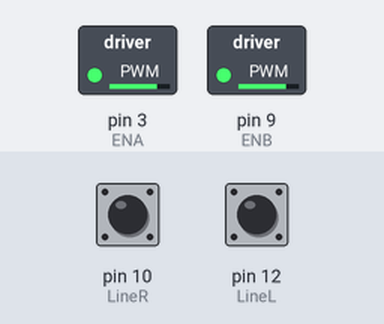
Simulated run of this sketch. Board: Arduino Uno, built with avr-gcc and run on an emulated ATmega328P. On the bench: switched loads named in the sketch (green lamp = pin HIGH). Dashed ring = blinking. The inputs (shaded band) are chosen by the test bench; at power-on: pin 10 (LineR) HIGH, pin 12 (LineL) HIGH. What the sketch prints to the serial monitor is not drawn.

Above: at 0.8 s.
0.9 s: pin 10 (LineR) driven LOW
At 1.6 s:
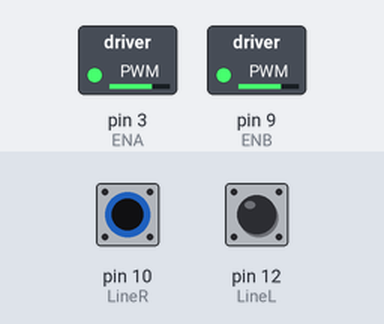
2.4 s: pin 12 (LineL) driven LOW
5.4 s: pin 10 (LineR) driven HIGH
8.3 s: pin 12 (LineL) driven HIGH
At 9.5 s:
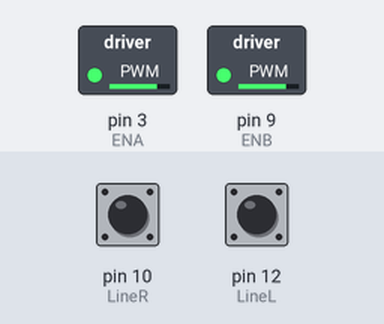
9.8 s: pin 10 (LineR) pulsed LOW 2 times (0.12 s each, 0.3 s apart)
At 9.86 s:
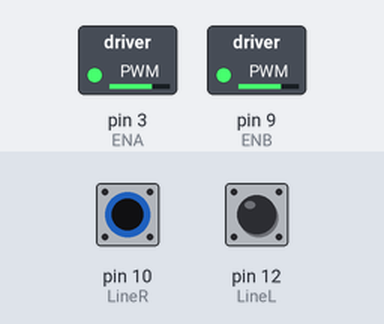
13.4 s: pin 12 (LineL) pulsed LOW 5 times (0.12 s each, 0.3 s apart)
At 15.3 s:
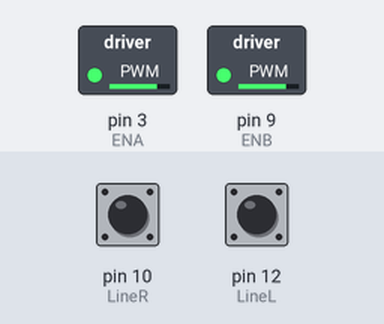
Timing chart, 0 to 16.8 s (numbered marks = the images above; inputs shaded):
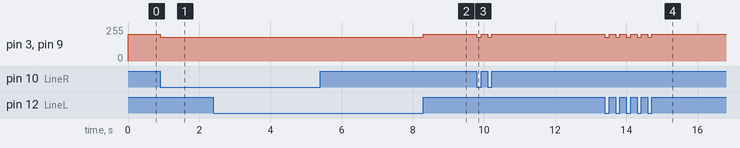

The sketch:

autonomous_racing_robot.ino
```cpp
#include <Arduino.h>
#include <Wire.h>
#include <SoftwareSerial.h>

float LineL = 0;
float LineR = 0;
float ENA = 0;
float ENB = 0;
float IN1 = 0;
float IN2 = 0;
float IN3 = 0;
float IN4 = 0;
float dLeft = 0;
float dRight = 0;

void Speed_N_N(double enb, double ena){
  analogWrite(ENA,ena);
  analogWrite(ENB,enb);

}
void Sp_Forward_N_N(double enb, double ena){
  Speed_N_N(enb, ena);
  Forward();

}
void Stop(){
  digitalWrite(IN1,0);
  digitalWrite(IN2,0);
  digitalWrite(IN3,0);
  digitalWrite(IN4,0);

}
void Sp_Right_N_N(double enb, double ena){
  Speed_N_N(enb, ena);
  Right();

}
void Sp_Left_N_N(double enb, double ena){
  Speed_N_N(enb, ena);
  Left();

}
void Right(){
  digitalWrite(IN1,1);
  digitalWrite(IN2,0);
  digitalWrite(IN3,0);
  digitalWrite(IN4,1);

}
void Full_Stop(){
  Stop();
  _delay(1);

}
void Left(){
  digitalWrite(IN1,0);
  digitalWrite(IN2,1);
  digitalWrite(IN3,1);
  digitalWrite(IN4,0);

}
void Forward(){
  digitalWrite(IN1,0);
  digitalWrite(IN2,1);
  digitalWrite(IN3,0);
  digitalWrite(IN4,1);

}

void _delay(float seconds) {
  long endTime = millis() + seconds * 1000;
  while(millis() < endTime) _loop();
}

void setup() {
  pinMode(LineL,INPUT);
  pinMode(LineR,INPUT);
  Serial.begin(115200);
  pinMode(ENA,OUTPUT);
  pinMode(ENB,OUTPUT);
  pinMode(IN1,OUTPUT);
  pinMode(IN2,OUTPUT);
  pinMode(IN3,OUTPUT);
  pinMode(IN4,OUTPUT);
  LineL = 12;
  LineR = 10;
  ENA = 3;
  ENB = 9;
  IN1 = 2;
  IN2 = 4;
  IN3 = 5;
  IN4 = 8;
  dLeft = 0;
  dRight = 0;
  while(1) {
      dLeft = digitalRead(LineL);
      dRight = digitalRead(LineR);
      if((dLeft == 0.000000)  &&  (dRight == 0.000000)){
        Full_Stop();
        Serial.println("stop");

      }
      if((dLeft == 1.000000)  &&  (dRight == 1.000000)){
        // Left input = left motor
        // Right input = right motor
        //
        // Orientation front end facing away from you.
        Sp_Forward_N_N(200, 200);
        Serial.println("forward");

      }
      if((dLeft == 1.000000)  &&  (dRight == 0.000000)){
        // Left input = turn speed
        // Right input = break speed
        Sp_Left_N_N(180, 180);
        Serial.println("left");

      }
      if((dLeft == 0.000000)  &&  (dRight == 1.000000)){
        // Left input = break speed
        // Right input= turn speed
        Sp_Right_N_N(180, 180);
        Serial.println("right");

      }

      _loop();
  }

}

void _loop() {
}

void loop() {
  _loop();
}
```

Measured:
- after the input at 0.9 s, pin 3 (ENA), pin 9 (ENB): 200/255 → 180/255 at once
- after the input at 8.3 s, pin 3 (ENA), pin 9 (ENB): 180/255 → 200/255 at once
- after the input at 9.8 s, pin 3 (ENA), pin 9 (ENB): alternates 200/255 for 0.18 s and 180/255 for 0.12 s, 4 changes in all, then stays 200/255, starting at once
- after the input at 13.4 s, pin 3 (ENA), pin 9 (ENB): alternates 200/255 for 0.18 s and 180/255 for 0.12 s, 10 changes in all, then stays 200/255, starting at once
